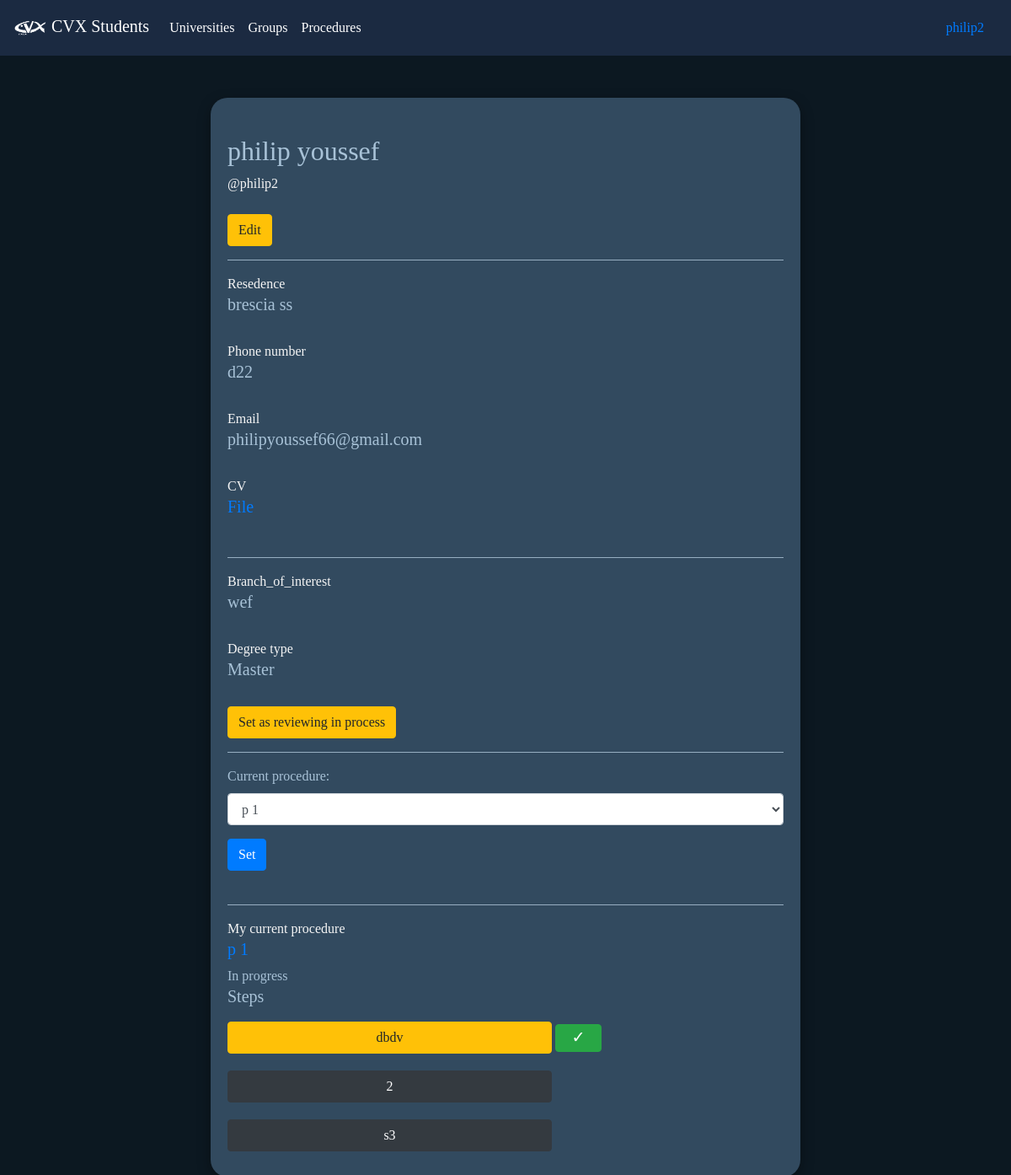
Page /users/7/ (signed in) on the committed database.
### users/models.py (models this page shows, shortened)
class Profile(models.Model):
    user                    = models.OneToOneField(User, on_delete=models.CASCADE)
    resedence               = models.CharField(max_length=100)
    cvx_acceptance          = models.IntegerField(default = 0)
    current_procedure       = models.ForeignKey(Procedure, null=True, blank=True, on_delete=models.SET_NULL)
    current_procedure_completed = models.BooleanField(default=0)
    current_procedure_step  = models.ForeignKey(ProcedureStep, null=True, blank=True, on_delete=models.SET_NULL)
    step_status             = models.IntegerField( default=1)
    step_note               = models.TextField(blank=True)
    steps_log               = models.JSONField(default=dict, blank=True)
    cv                      = models.URLField(blank=True)
    phone_numer             = models.CharField(max_length = 100 ,blank=True)
    study_log               = models.JSONField(default=dict, blank=True)
    followed_scholarships   = models.JSONField(default=dict, blank=True)
    earned_scholarships     = models.JSONField(default=dict, blank=True)
    branch_of_interest      = models.CharField(max_length = 100 ,blank=True)
    branch_of_interest_degree_type      = models.CharField(max_length = 100 , choices=[('Bachelor','Bachelor'), ('Master','Master'), ('PHD','PHD')],blank=True)

class Procedure(models.Model):
    name    = models.CharField(max_length=100)
    about               = models.TextField(blank=True)
    def __str__(self):
        return self.name

class ProcedureStep(models.Model):
    level = models.IntegerField(default=0)
    procedure = models.ForeignKey(Procedure, on_delete=models.CASCADE)
    step = models.ForeignKey(StudentStep, on_delete=models.CASCADE)

class StudentStep(models.Model):
    id_name         = models.CharField(max_length=100)
    name            = models.CharField(max_length=100)
    requirements    = models.TextField()
    notes           = models.TextField()
    support_gourp   = models.ForeignKey(SupportGourp, null=True, blank=True,  on_delete=models.SET_NULL)
    help_contacts   = models.TextField()
    def __str__(self):
        return self.name

### users/views.py (the view, shortened to what this page needs)
# urls.py: path('<int:user_id>/', profile, name='profile'),
def profile(request, user_id):
    user_obj = User.objects.get(id = user_id)
    if user_obj.profile.current_procedure != None:
        user_procedure_steps = user_obj.profile.current_procedure.procedurestep_set.all().order_by('level')
    else:
        user_procedure_steps = None
    procedures_form = user_procedures_form(instance= User.objects.get(pk = user_id).profile )
    cvx_acceptance_handler = False
    change_procedures_handler = False
    administration_request = len(administration_profile.objects.filter(user = request.user))
    if administration_request:
        cvx_acceptance_handler = administration_profile.objects.filter(user = request.user)[0].cvx_acceptance_handler
        change_procedures_handler =  administration_profile.objects.filter(user = request.user)[0].change_current_procedures
    if user_obj.profile.current_procedure != None:
        status = 1
        if user_obj.profile.current_procedure_step != None:
            print(1)
            for step in user_procedure_steps:
                print(type(step), type(user_obj.profile.current_procedure_step.step))
                if step == user_obj.profile.current_procedure_step:
                    print(2)
                    status = -1
                    step.c_status = 0
                else:
                    print(3)
                    step.c_status = status
        else:
            for step in user_procedure_steps:
                step.c_status = -1
    else:
        user_procedure_steps = None
    data = {
        'user_obj': user_obj,
        'administration_request': len(administration_profile.objects.filter(user = request.user)),
        'cvx_acceptance_handler': cvx_acceptance_handler,
        'change_procedures_handler':change_procedures_handler,
        'procedures_form': procedures_form,
        'user_procedure_steps':user_procedure_steps,
    }
    return render(request, 'profile.html', data)

### users/forms.py
class user_procedures_form(ModelForm):
    def __init__(self, *args, **kwargs):
        super().__init__(*args, **kwargs)
        for visible in self.visible_fields():
            visible.field.widget.attrs['class'] = 'form-control form-select mb-3'
    class Meta:
        model = Profile
        fields = [ 'current_procedure']

### users/templates/profile.html (shortened to what this page needs)
{% extends "general_form.html" %}
{% load static %}
{% block in_form %}
    <br>
    <h2>{{ user_obj.first_name }} {{ user_obj.last_name }}</h2>
    <p>@{{ user_obj }}</p>
    <br>
    {% if user_obj == user %}
        <a class="btn btn-warning" href="{% url 'edit_profile' %}">Edit</a>
    {% endif %}
    <hr>
    <p>Resedence </p><h5>{{ user_obj.profile.resedence }}</h5><br>
    <p>Phone number</p><h5>{{ user_obj.profile.phone_numer }}</h5><br>
    <p>Email</p><h5>{{ user_obj.email }}</h5><br>
    <p>CV</p><h5><a href="{{ user_obj.profile.cv }}">File</a></h5><br>
    {% if administration_request == 1 or user_obj == user %}
        <hr>
        <p>Branch_of_interest</p><h5>{{ user_obj.profile.branch_of_interest }}</h5><br>
        <p>Degree type</p><h5>{{ user_obj.profile.branch_of_interest_degree_type }}</h5><br>
        {% if cvx_acceptance_handler %}
            <form method="post">
                {% if user_obj.profile.cvx_acceptance == 0 %}
                    <button class="btn btn-success" type="submit" name="accept">Accept</button>
                    <button class="btn btn-danger" type="submit" name="declines">Declines</button>
                {% else %}
                    <button class="btn btn-warning" type="submit" name="reviewing">Set as reviewing in process</button>
                {% endif %}
            </form>
        {% endif %}
        {% if change_procedures_handler %}
                <hr>
            <form method="post">
                {{ procedures_form }}
                <button name="change_procedures" class="btn btn-primary" type="submit">Set</button>
            </form>
        {% endif %}
        <br>
        {% if user_obj == user %}
            <hr>
            {% if user_obj.profile.current_procedure != none %}
                <p>My current procedure </p><h5><a href="{% url 'view_procedure' user_obj.profile.current_procedure.pk %}">{{ user_obj.profile.current_procedure }}</a></h5>
            {% endif %}
            {% if user_obj.profile.current_procedure_step in user_procedure_steps %}
                In progress
            {% endif %}
            <form method="post">
                <h5>Steps</h5>
                {% for step in user_procedure_steps %}
                    <button type="button" onclick="location.href='{% url 'view_step' step.pk %}'" style="margin-bottom: 10px;margin-top: 10px;" class="col-7 btn btn-{% if step.c_status == 1 or user_obj.profile.current_procedure_completed %}success{% elif step.c_status == 0 %}warning{% else %}dark{% endif %}">{{ step.step }}</button>
                    {% if step == user_obj.profile.current_procedure_step  %}
                        <button type="submit" class="col-1 btn btn-success" name='complete_step' style="color: white;font-size: larger;padding: 1px 6px;">✓</button>
                    {% endif %}
                    <br>
                {% endfor %}
            </form>
        {% endif %}
    {% endif %}
{% endblock %}

### users/templates/navbar.html (shortened to what this page needs)
{% load static %}
<nav class="navbar navbar-expand-lg navbar-dark" style="background-color: #1b2a41 !important;position: fixed; width: 100%;top: 0px;">
    <a class="navbar-brand" href="{% url 'home' %}"><img src="{% static 'images/cvx.png' %}" style="width: 40px;" alt=""> CVX Students</a>
    <div class="collapse navbar-collapse" id="navbarSupportedContent">
      <ul class="navbar-nav mr-auto">
        {% if not user.is_anonymous %}
            <li class="nav-item active">
                <a class="nav-link" href="{% url 'view_universities' %}">Universities</a>
            </li>
            <li class="nav-item active">
                <a class="nav-link" href="{% url 'view_support_groups' %}">Groups </a>
            </li>
            <li class="nav-item active">
                <a class="nav-link" href="{% url 'view_procedures' %}">Procedures</a>
            </li>
        {% endif %}
      </ul>
    {% if user.is_anonymous %}
        <li class="form-inline my-2 my-lg-0">
            <a class="nav-link" href="{% url 'login' %}">Login</a>
        </li>
        <li class="form-inline my-2 my-lg-0">
            <a class="nav-link" href="{% url 'create_user_account' %}">Signup</a>
        </li>
    {% else %}
        <li class="form-inline my-2 my-lg-0">
            <a class="nav-link" href="{% url 'profile' user.pk %}">{{ user }}</a>
        </li>
    {% endif %}
    </div>
  </nav>
  <br><br><br><br>

### users/static/css/style.css (style rules this page uses)
body { font-family: 'Comfortaa' !important; }
p { margin-bottom: 0px !important; }
hr { background-color: #a8c2d7; }
.navbar { background-color: #324a5f; }
p { color: #f5f5f5; }

### rows in the picture
Profile: current_procedure "p 1"
ProcedureStep: step "dbdv"
ProcedureStep: step "2"
ProcedureStep: step "s3"

### other values in the picture
{{ user }} "philip2"
{{ user_obj.first_name }} "philip"
{{ user_obj.last_name }} "youssef"
{{ user_obj }} "philip2"
{{ user_obj.profile.resedence }} "brescia ss"
{{ user_obj.profile.phone_numer }} "d22"
{{ user_obj.email }} "philipyoussef66@gmail.com"
{{ user_obj.profile.branch_of_interest }} "wef"
{{ user_obj.profile.branch_of_interest_degree_type }} "Master"
{{ user_obj.profile.current_procedure }} "p 1"
